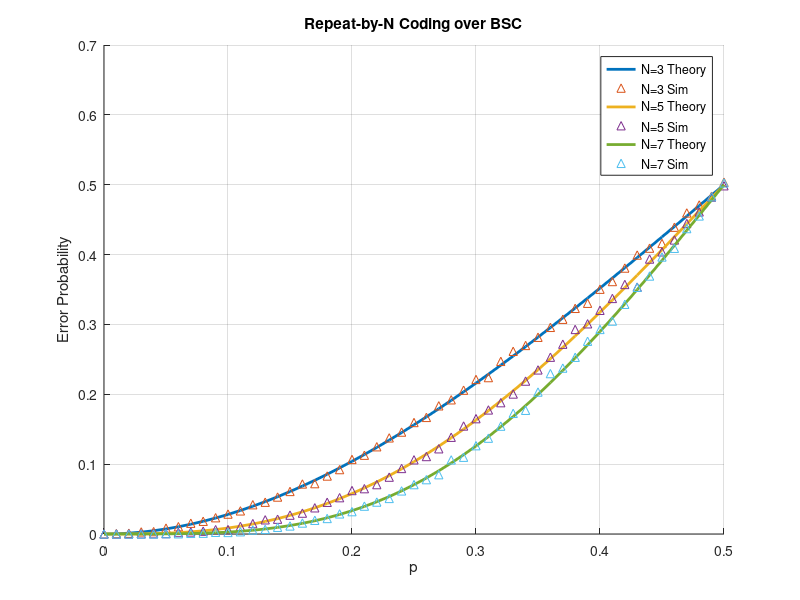

The MATLAB script that drew this image:
p_values = 0:0.01:0.5;
NtxBits = 10000; %we are generating 10000 bits information
N_values = [3 5 7]; % no. of times we are repeating each bit of information
figure; hold on;


for n_idx = 1:length(N_values)

    N = N_values(n_idx);

    sim_error = zeros(size(p_values));
    theory_error = zeros(size(p_values));


         for i = 1:length(p_values)
             p = p_values(i); 
        
             % (b) Generate transmitted bits
            s_tx = randi([0 1], 1, NtxBits);
        
            % (c) Repeat each bit N times
            NcodedBits = N * NtxBits;% no. of bits in the channel
            tx_repeated = repmat(s_tx, N, 1); % make the array tx repeat N * 1 times
            s_tx_coded = reshape(tx_repeated, 1, NcodedBits); % take the first bits of tx_repeated and make another of it
        
            % (d) Generate BSC noise
            bsc_noise = rand(1, NcodedBits) > (1 - p);
        
            % (e) Pass through BSC using XOR
            r = xor(s_tx_coded, bsc_noise);
        
            r_matrix = reshape(r, N, NtxBits);
            threshold = ceil(N/2);
            s_tx_decoded = sum(r_matrix, 1) >= threshold;
        
            num_errors = sum(s_tx ~= s_tx_decoded);
            sim_error(i) = num_errors / NtxBits;
        
            theory_error(i) = 0;
            for k = threshold:N
              theory_error(i) = theory_error(i) + nchoosek(N,k)*p^k*(1-p)^(N-k);
            end
        
         end

    plot(p_values, theory_error, 'LineWidth', 2);
    plot(p_values, sim_error, '^', 'MarkerSize', 6);

end


xlabel('p');
ylabel('Error Probability');
title('Repeat-by-N Coding over BSC');
legend('N=3 Theory','N=3 Sim', ...
       'N=5 Theory','N=5 Sim', ...
       'N=7 Theory','N=7 Sim');
grid on;
